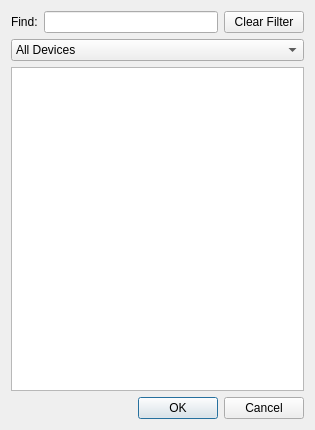
<?xml version="1.0" encoding="UTF-8"?>
<ui version="4.0">
 <class>DeviceDialog</class>
 <widget class="QDialog" name="DeviceDialog">
  <property name="geometry">
   <rect>
    <x>0</x>
    <y>0</y>
    <width>315</width>
    <height>430</height>
   </rect>
  </property>
  <property name="windowTitle">
   <string>Table Device Dialog</string>
  </property>
  <layout class="QVBoxLayout" name="verticalLayout">
   <item>
    <layout class="QHBoxLayout" name="horizontalLayout_2">
     <item>
      <widget class="QLabel" name="search_filter_description">
       <property name="maximumSize">
        <size>
         <width>16777215</width>
         <height>16777215</height>
        </size>
       </property>
       <property name="toolTip">
        <string>Find</string>
       </property>
       <property name="text">
        <string>Find:</string>
       </property>
      </widget>
     </item>
     <item>
      <widget class="QLineEdit" name="ui_filter">
       <property name="minimumSize">
        <size>
         <width>100</width>
         <height>0</height>
        </size>
       </property>
       <property name="maximumSize">
        <size>
         <width>16777215</width>
         <height>27</height>
        </size>
       </property>
       <property name="toolTip">
        <string>Find</string>
       </property>
      </widget>
     </item>
     <item>
      <layout class="QHBoxLayout" name="horizontalLayout">
       <item>
        <widget class="QPushButton" name="ui_clear">
         <property name="maximumSize">
          <size>
           <width>100</width>
           <height>27</height>
          </size>
         </property>
         <property name="toolTip">
          <string>Clear Filter</string>
         </property>
         <property name="text">
          <string>Clear Filter</string>
         </property>
         <property name="checkable">
          <bool>false</bool>
         </property>
        </widget>
       </item>
      </layout>
     </item>
    </layout>
   </item>
   <item>
    <widget class="QComboBox" name="ui_interface">
     <property name="sizePolicy">
      <sizepolicy hsizetype="MinimumExpanding" vsizetype="Fixed">
       <horstretch>0</horstretch>
       <verstretch>0</verstretch>
      </sizepolicy>
     </property>
     <item>
      <property name="text">
       <string>All Devices</string>
      </property>
     </item>
    </widget>
   </item>
   <item>
    <widget class="QListView" name="ui_devices_view"/>
   </item>
   <item>
    <widget class="QDialogButtonBox" name="buttonBox">
     <property name="orientation">
      <enum>Qt::Horizontal</enum>
     </property>
     <property name="standardButtons">
      <set>QDialogButtonBox::Cancel|QDialogButtonBox::Ok</set>
     </property>
    </widget>
   </item>
  </layout>
 </widget>
 <resources/>
 <connections>
  <connection>
   <sender>buttonBox</sender>
   <signal>accepted()</signal>
   <receiver>DeviceDialog</receiver>
   <slot>accept()</slot>
   <hints>
    <hint type="sourcelabel">
     <x>248</x>
     <y>254</y>
    </hint>
    <hint type="destinationlabel">
     <x>157</x>
     <y>274</y>
    </hint>
   </hints>
  </connection>
  <connection>
   <sender>buttonBox</sender>
   <signal>rejected()</signal>
   <receiver>DeviceDialog</receiver>
   <slot>reject()</slot>
   <hints>
    <hint type="sourcelabel">
     <x>316</x>
     <y>260</y>
    </hint>
    <hint type="destinationlabel">
     <x>286</x>
     <y>274</y>
    </hint>
   </hints>
  </connection>
  <connection>
   <sender>ui_devices_view</sender>
   <signal>doubleClicked(QModelIndex)</signal>
   <receiver>DeviceDialog</receiver>
   <slot>accept()</slot>
   <hints>
    <hint type="sourcelabel">
     <x>157</x>
     <y>230</y>
    </hint>
    <hint type="destinationlabel">
     <x>157</x>
     <y>214</y>
    </hint>
   </hints>
  </connection>
 </connections>
</ui>
